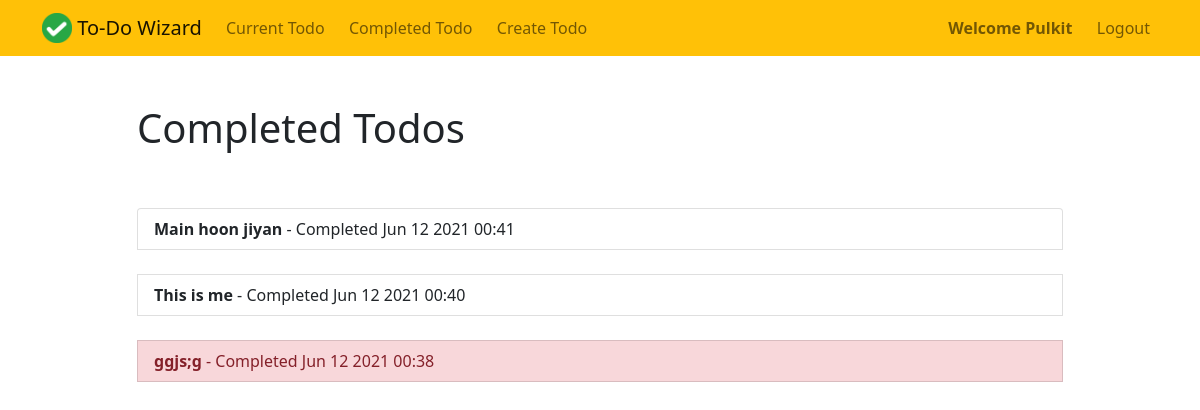
The page /todo/completed (signed in) on the database as committed earlier.
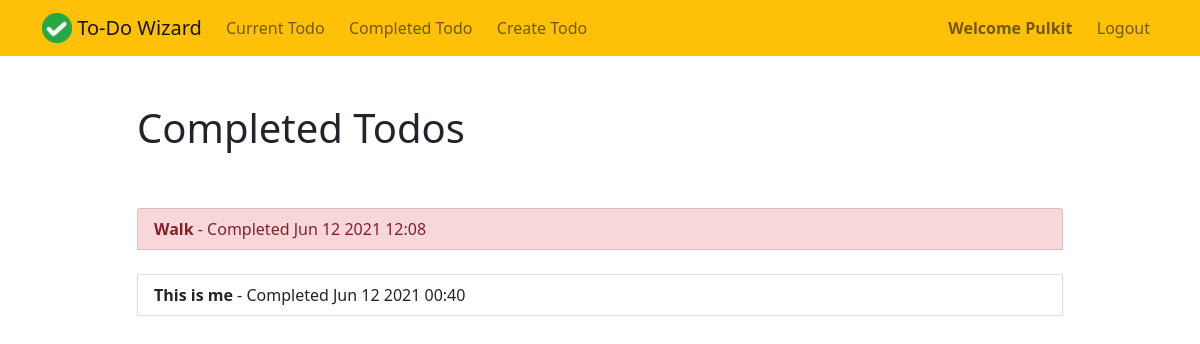
The same page on the database as committed later.
### todo/models.py (models this page shows, shortened)
class Todo(models.Model):
    title = models.CharField(max_length = 100)
    memo = models.TextField(blank=True)
    created = models.DateTimeField(auto_now_add=True)
    datecompleted = models.DateTimeField(null=True,blank=True)
    important = models.BooleanField(default=False)
    user = models.ForeignKey(User,on_delete = models.CASCADE)

### todo/views.py (the view)
# urls.py: path('completed',views.completedtodos,name='completedtodos'),
@login_required
def completedtodos(request):
    todos = Todo.objects.filter(user = request.user , datecompleted__isnull = False).order_by('-datecompleted')
    return render(request,'todo/completedtodos.html',{'todos':todos})

### todo/templates/todo/completedtodos.html (shortened to what this page needs)
<!DOCTYPE html>
<html lang="en" dir="ltr">
<head>
</head>
<body>
  {% extends 'base.html' %}
  {% block content %}
  <div class="row justify-content-center mt-5">
    <div class="col-md-10">
      <h1>Completed Todos</h1>
    </div>
  </div>
  <div class="row justify-content-center mt-5">
    <div class="col-md-10">
      <div class="list-group">
        {% for todo in todos %}
        <a href="{% url 'removecompletedtodo' todo.id %}"
        class="list-group-item list-group-item-action{% if todo.important %} list-group-item-danger{% endif %}">
        <b>{{ todo.title }}</b> - Completed {{ todo.datecompleted|date:'M j Y H:i' }}</a>
        <br>
        {% endfor %}
      </div>
    </div>
  </div>
  {% endblock %}

### todo_list/templates/base.html (shortened to what this page needs)
{% load static %}
<!DOCTYPE html>
<html lang="en" dir="ltr">
<head>
  <link href="https://cdn.jsdelivr.net/npm/bootstrap@5.0.1/dist/css/bootstrap.min.css" rel="stylesheet">
</head>
<body>
  <nav class="navbar navbar-expand-md navbar-light bg-warning">
    <div class="container">
      <a class="navbar-brand" href="{% url 'home' %}">
        <img src="{% static 'logo.png' %}" width="30" height="30" class="d-inline-block align-top">
        <span>To-Do Wizard</span>
      </a>
      <div class="collapse navbar-collapse" id="navbarNav">
        {% if user.is_authenticated %}
        <ul class="navbar-nav">
          <li class="nav-item {{ current }}">
            <a class="nav-link" href="{% url 'currenttodos' %}">Current Todo</a>
          </li>&nbsp;&nbsp;
          <li class="nav-item {{ completed }}">
            <a class="nav-link" href="{% url 'completedtodos' %}">Completed Todo</a>
          </li>&nbsp;&nbsp;
          <li class="nav-item {{ create }}">
            <a class="nav-link" href="{% url 'createtodo' %}">Create Todo</a>
          </li>
        </ul>
        {% endif %}
        <ul class="navbar-nav ms-auto">
          {% if user.is_authenticated %}
          <li class="nav-item">
            <b><text class='nav-link'>Welcome {{ user|capfirst }}</text></b>
          </li>&nbsp;&nbsp;
          <li class="nav-item">
            <a href="#" onclick="document.getElementById('signOutBtn').click();" class="nav-link">Logout</a>
          </li>
          {% endif %}
        </ul>
      </div>
    </div>
  </nav>
  <div class="container">
    {% block content %}{% endblock %}
  </div>
</body>
</html>

Rows that differ between the two databases and show on the page:
removed Todo: title "Main hoon jiyan", datecompleted "Jun 12 2021 00:41", important False (drawn)
removed Todo: title "ggjs;g", datecompleted "Jun 12 2021 00:38", important True (drawn)
added Todo: title "Walk", datecompleted "Jun 12 2021 12:08", important True (drawn)
